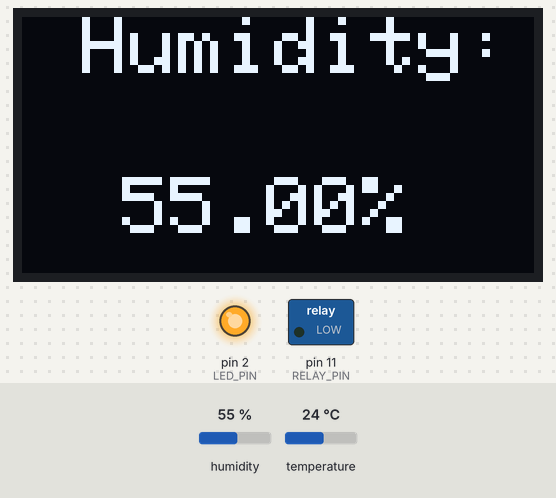
This sketch was run on a simulated Arduino Uno, built with avr-gcc and run on an emulated ATmega328P. On the bench: 128×64 one-colour display, switched loads named in the sketch (green lamp = pin HIGH), output pins drawn as LEDs (lit = HIGH). The test bench sets the inputs (shaded band); at power-on: humidity 55 %, temperature 24 °C.

Above: at 1.7 s.
1.8 s: humidity set to 59 %
At 3.3 s:
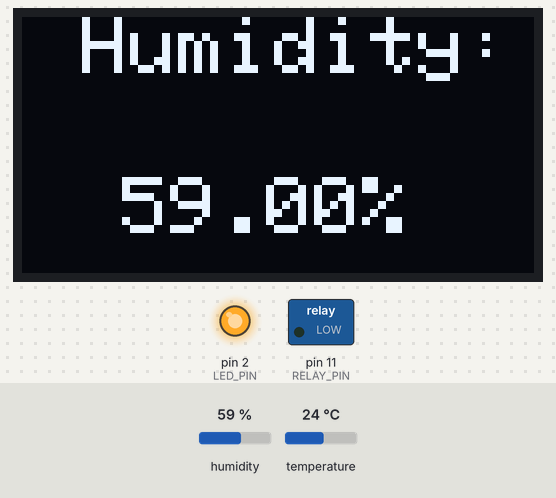
4.6 s: humidity set to 62 %
At 5.6 s:
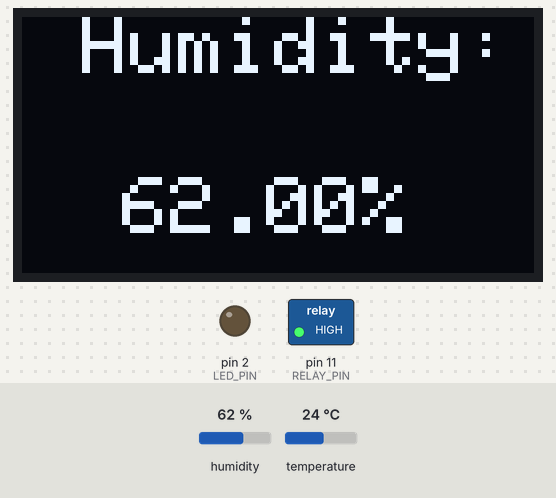
7.4 s: humidity set to 22 %
At 10.0 s:
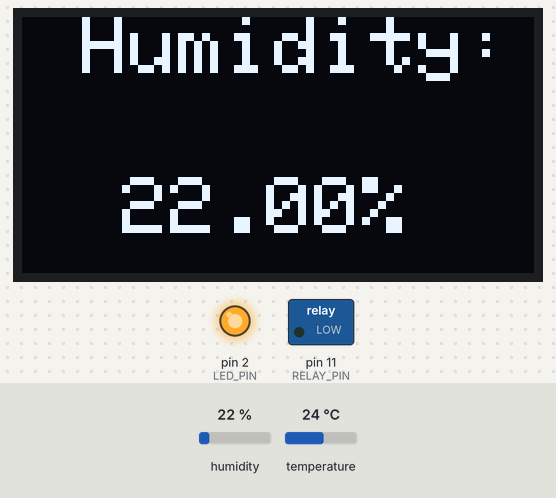
Timing chart, 0 to 11.5 s (numbered marks = the images above; inputs shaded):
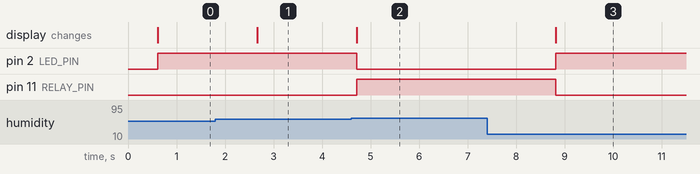

Measured:
- the behaviour switches between 60 and 61 % on humidity (found by bisection; images 1 and 2)
- after the input at 1.8 s, the display: changes after 0.86 s (image 1)
- after the input at 4.6 s, pin 2 (LED_PIN): HIGH → LOW after 0.11 s; pin 11 (RELAY_PIN): LOW → HIGH after 0.11 s; the display: changes after 0.11 s (image 2)
- after the input at 7.4 s, pin 2 (LED_PIN): LOW → HIGH after 1.4 s; pin 11 (RELAY_PIN): HIGH → LOW after 1.4 s; the display: changes after 1.4 s (image 3)

The sketch:

humidifier.ino
```cpp
///////main////
#include <Wire.h>
#include <Adafruit_GFX.h>
#include <Adafruit_SSD1306.h>
#include <DHT.h>
#define DHTPIN 0

// Define pins
#define DHTPIN 3       // DHT11 sensor pin
#define RELAY_PIN 11    // Relay or fan control pin
#define LED_PIN 2       // Green LED pin


// Initialize DHT sensor
DHT dht(DHTPIN, DHT11);

// Initialize OLED display with I2C address 0x3C and resolution 128x64
#define SCREEN_WIDTH 128
#define SCREEN_HEIGHT 64
Adafruit_SSD1306 display(SCREEN_WIDTH, SCREEN_HEIGHT, &Wire, -1);

void setup() {
  // Initialize serial communication
  Serial.begin(115200);

  // Initialize DHT sensor
  dht.begin();

  // Initialize OLED display
 display.begin(SSD1306_SWITCHCAPVCC, 0x3C); //initialize with the I2C addr 0x3C (128x64)
  delay(500);
  display.clearDisplay();
  display.display();

  // Initialize relay and LED pin
  pinMode(RELAY_PIN, OUTPUT);
  pinMode(LED_PIN, OUTPUT);

  // Start with relay and LED off
  digitalWrite(RELAY_PIN, LOW);
  digitalWrite(LED_PIN, LOW);
}

void loop() {
  // Read humidity from DHT11 sensor
  float humidity = dht.readHumidity();

  // Check if any reads failed and exit early
  if (isnan(humidity)) {
    Serial.println(F("Failed to read from DHT sensor!"));
    return;
  }

  // Display humidity data on OLED
  display.clearDisplay();
  display.setTextSize(2);
  display.setTextColor(SSD1306_WHITE);
  display.setCursor(15,0);
  display.print(F("Humidity: "));
  display.setTextSize(2);
  display.setCursor(25,40);
  display.print(humidity);
  display.println(F("%"));
  display.display();

  // Control relay/fan and LED based on humidity levels
  if (humidity > 60.0) {
    digitalWrite(RELAY_PIN, HIGH);  // Turn on relay/fan
    digitalWrite(LED_PIN, LOW);     // Turn off green LED
  } else {
    digitalWrite(RELAY_PIN, LOW);   // Turn off relay/fan
    digitalWrite(LED_PIN, HIGH);    // Turn on green LED
  }

  // Wait for a bit before the next loop
  delay(2000);
}
```
